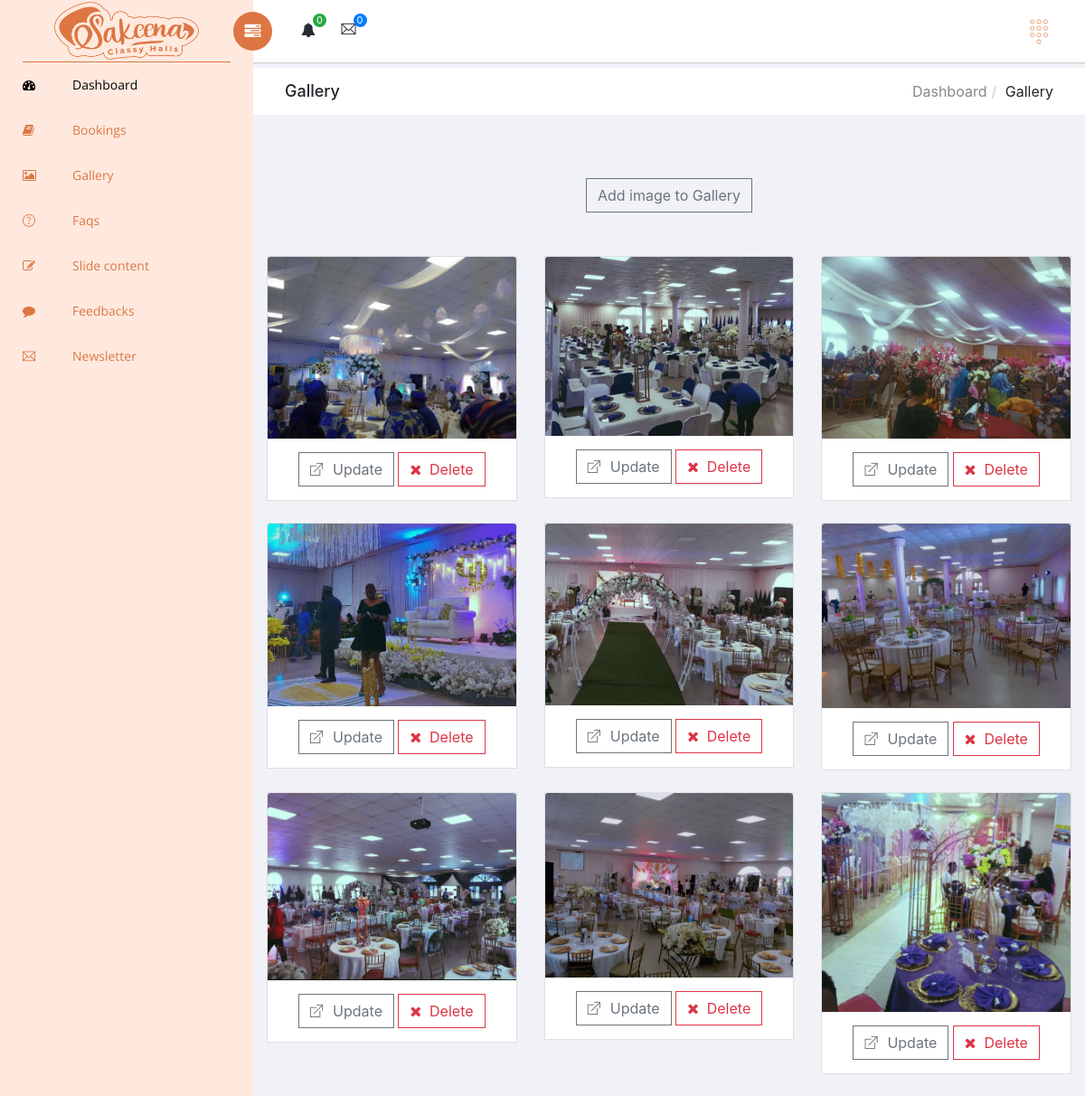
Screenshot of /dashboard/gallery.php (signed in) with the database file from the repository.
### tables this page shows
CREATE TABLE IF NOT EXISTS `gallery` (
  `id` int NOT NULL AUTO_INCREMENT,
  `image` varchar(250) NOT NULL,
  `date` date NOT NULL,
  PRIMARY KEY (`id`)
);

### dashboard/gallery.php (the view, shortened to what this page needs)
<?php
    include 'head.php';
?>
<body>
    <?php
        include 'leftpanel.php';
    ?>
    <div id="right-panel" class="right-panel">
        <?php
            include 'header.php';
        ?>
        <div class="breadcrumbs">
            <div class="col-sm-4">
                <div class="page-header float-left">
                    <div class="page-title">
                        <h1>Gallery</h1>
                    </div>
                </div>
            </div>
            <div class="col-sm-8">
                <div class="page-header float-right">
                    <div class="page-title">
                        <ol class="breadcrumb text-right">
                            <li><a href="index.php">Dashboard</a></li>
                            <li class="active">Gallery</li>
                        </ol>
                    </div>
                </div>
            </div>
        </div>
        <div class="content mt-3" id="gallery_content">
            <br><br>
            <center>
                <a href="addgallery.php" type="button" class="btn btn-outline-secondary"> Add image to Gallery </a>
            </center>
            <br><br>
            <div class="animated fadeIn">
                <div class="row">
                    <?php
                        $query = "select * from gallery";
                        $result = mysqli_query($con, $query);
                        if(!$result){
                            die("could not get record");
                        }
                        else{
                            while($row = mysqli_fetch_array($result)){
                    ?>
                    <div class="col-md-4">
                        <div class="card">
                            <img class="card-img-top" src="<?php echo $row['image']; ?>" alt="Card image cap">
                            <div class="card-body">
                            <center>
                                <a href="addgallery.php?id=<?php echo $row['id'];?>" type="button" class="btn btn-outline-secondary"><i class="ti ti-new-window"></i>&nbsp; Update</a>
                                <button type="button" class="btn btn-outline-danger deletegallery" value="<?php echo $row['id'];?>"><i class="fa fa-times"></i>&nbsp; Delete</button>
                            </center>
                            </div>
                        </div>
                    </div>
                    <?php
                        }
                    }
                    ?>
                </div>
            </div>
        </div>
</body>
</html>

### rows the page displays
gallery: image (picture), $row['id'] 5 (drawn)
gallery: image (picture), $row['id'] 6 (drawn)
gallery: image (picture), $row['id'] 17 (drawn)
gallery: image (picture), $row['id'] 18 (drawn)
gallery: image (picture), $row['id'] 19 (drawn)
gallery: image (picture), $row['id'] 20 (drawn)
gallery: image (picture), $row['id'] 21 (drawn)
gallery: image (picture), $row['id'] 22 (drawn)
gallery: image (picture), $row['id'] 26 (drawn)

### other values shown
$count "0"
